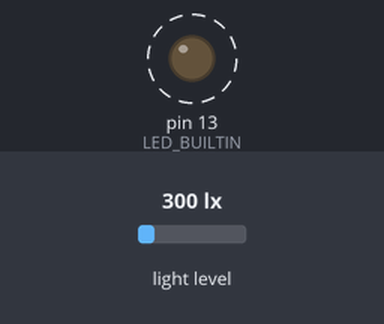
Bench run of a sketch on a simulated Arduino Uno, built for the host (arithmetic inside an expression is 32-bit, double 64-bit). Shown: output pins drawn as LEDs (lit = HIGH). Dashed ring = blinking. The inputs (shaded band) are chosen by the test bench; at power-on: light level 300 lx. WiFi joins after 1.5 s; servers stay silent unless stated; what the sketch prints to the serial monitor is not drawn.

Above: at 1.7 s.
Timing chart, 0 to 5.8 s (numbered marks = the images above):
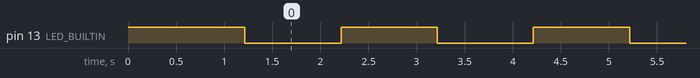

The sketch:

H7-TCP-ET-SERIE.ino
```cpp
#include <Wire.h>
#include <BH1750.h>
#include <Ethernet.h>

// Paramètres réseau
byte mac[] = { 0xDE, 0xAD, 0xBE, 0xEF, 0xFE, 0xED };  // Adresse MAC de l'appareil
IPAddress ip(192, 168, 65, 177);  // Adresse IP statique de l'appareil
IPAddress server(192, 168, 65, 151);  // Adresse IP du serveur avec lequel communiquer

// Initialise la classe Ethernet client
EthernetClient client;

// Initialise le capteur BH1750
BH1750 lightMeter;

void setup() {
  // Initialise la communication série
  Serial.begin(9600);

  // Initialise la broche numérique LED_BUILTIN comme sortie
  pinMode(LED_BUILTIN, OUTPUT);
  digitalWrite(LED_BUILTIN, HIGH);  // Éteindre la LED

  // Initialise l'Ethernet avec l'adresse MAC et IP
  Ethernet.begin(mac, ip);

  // Donne le temps au shield de se connecter au réseau
  delay(1000);

  // Essayer de se connecter au serveur
  if (client.connect(server, 8080)) {
    Serial.println("Connecté au serveur");
    client.println("Bonjour du Portenta H7 !");
  } else {
    Serial.println("Échec de la connexion au serveur");
  }

  // Initialise le capteur BH1750
  Wire.begin();
  if (lightMeter.begin(BH1750::CONTINUOUS_HIGH_RES_MODE)) {
    Serial.println("BH1750 initialisé avec succès");
  } else {
    Serial.println("Erreur d'initialisation du BH1750");
  }
}

void loop() {
  // Lire la valeur de luminosité du capteur BH1750
  float lux = lightMeter.readLightLevel();
  Serial.print("Luminosité: ");
  Serial.print(lux);
  Serial.println(" lx");

  // Envoyer la valeur de luminosité au serveur si connecté
  if (client.connected()) {
    client.print("Luminosité: ");
    client.print(lux);
    client.println(" lx");
  }

  // Faire clignoter la LED
  digitalWrite(LED_BUILTIN, LOW);  // Allumer la LED
  delay(1000);  // Attendre une seconde
  digitalWrite(LED_BUILTIN, HIGH);  // Éteindre la LED

  // Attendre une seconde avant la prochaine lecture
  delay(1000);
}
```

Measured:
- by itself, pin 13 (LED_BUILTIN): alternates HIGH for 1.0 s and LOW for 1.0 s
